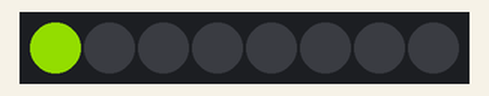
Bench run of a sketch on a simulated Arduino Uno, built with avr-gcc and run on an emulated ATmega328P. Shown: 8 RGB LEDs in strip order, left to right. Dim RGB values are drawn brighter than linear.

Above: at 0.1 s.
At 0.6 s:
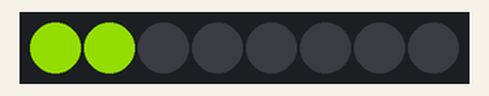
At 1.1 s:
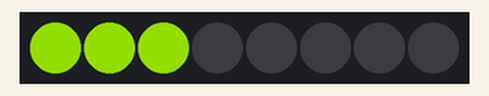
At 1.6 s:
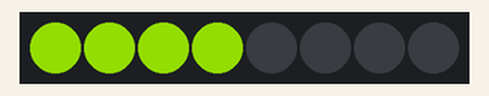
At 2.6 s:
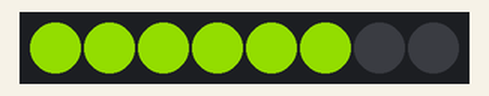
At 3.6 s:
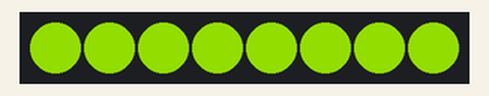

Measured:
- what the display in image 1 shows lasts 0.5 s, from 0.5 s to 1.0 s

The sketch:

NeopixelSimple0.ino
```cpp
#include <Adafruit_NeoPixel.h>

// Вывод контроллера Arduino к которому подключён NeoPixels
#define PIN            0

// Количество NeoPixels, подключённых к контроллеу Arduino
//#define NUMPIXELS      16
#define NUMPIXELS      8

// Объект управления NeoPixels
Adafruit_NeoPixel pixels = Adafruit_NeoPixel(NUMPIXELS, PIN, NEO_GRB + NEO_KHZ800);

int delayval = 500; // Задержка переключения между операциями
int R = 100;
int G = 150;
int B = 0;
//----------------------------------------------------------------
// Программа начальной установки
//----------------------------------------------------------------
void setup()
{
  pixels.begin(); // Инициализация объекта NeoPixel
}

//----------------------------------------------------------------
// Главный цикл программы
//----------------------------------------------------------------
void loop()
{
  // Последовательное включение элементов объекта
  for(int i=0; i < NUMPIXELS; i++)
  {
    pixels.setPixelColor(i, pixels.Color(R,G,B));
    pixels.show();
    delay(delayval);
  }
}//End of void loop()
```
